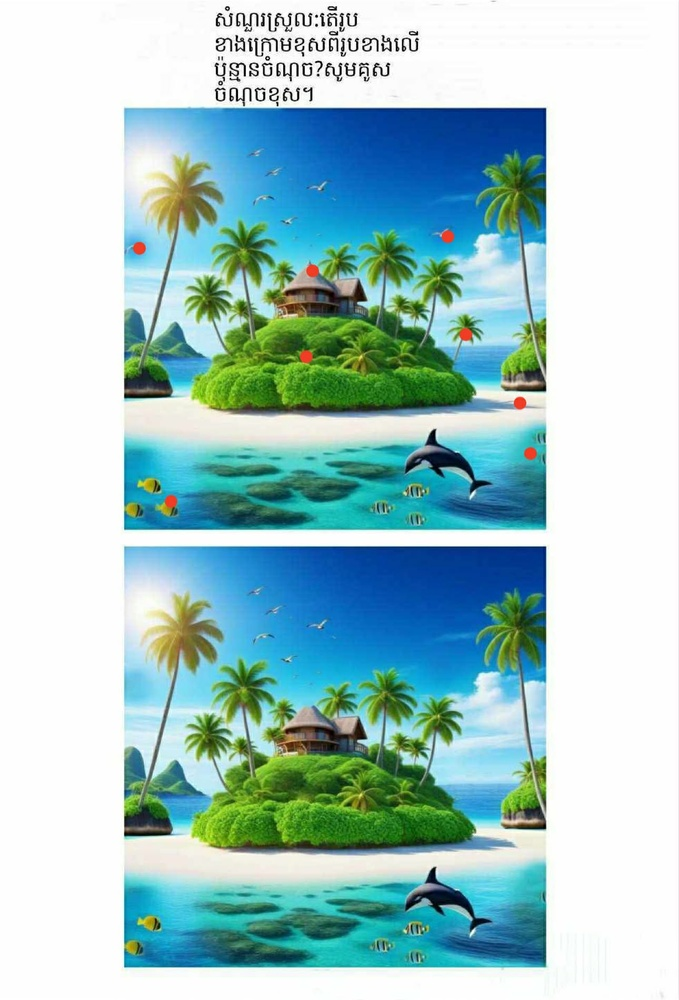
#> input picture spot_the_difference/correct_answers/answer_05.jpg, 679 x 1000 px, shrunk from 1290 x 1899 before the run, found by its file name
$ python inspect_ans5.py
#> lines starting #> are read from the running program, lines starting #| are printed output that depends on the picture; after the words box and inside, x2 and y2 are one past the last pixel; in counts of white or black regions, pixels touching at a corner belong together
import cv2
import numpy as np

img = cv2.imread("correct_answers/answer_05.jpg")
#> img is the input picture: shape (1000, 679, 3); mean B, G, R 201, 200.5, 164.9
if img is None:
    print("Could not read correct_answers/answer_05.jpg")
    exit()

# The answer image has red circles drawn on it.
# Let's find them by thresholding the red channel/HSV space.
hsv = cv2.cvtColor(img, cv2.COLOR_BGR2HSV)
#> hsv: shape (1000, 679, 3); mean H, S, V 47.6, 81.2, 213.1
mask1 = cv2.inRange(hsv, (0, 100, 100), (10, 255, 255))
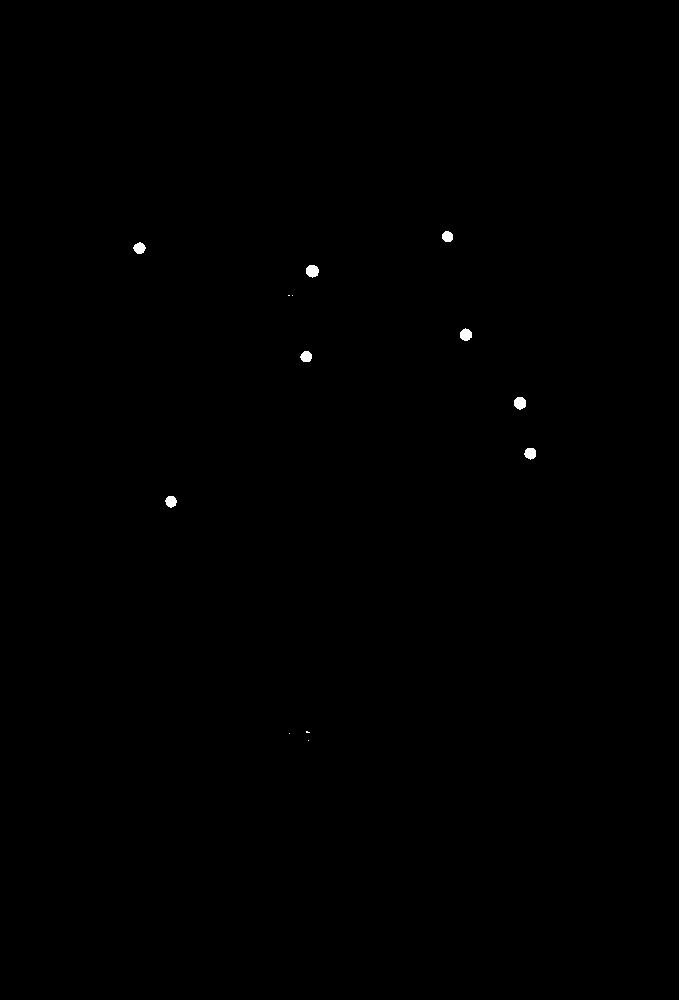
#> mask1: shape (1000, 679); 0.13% white; 13 white regions (5 under 20 px), largest, box (x1, y1, x2, y2) and area: (306, 265, 319, 278) 131, (514, 397, 526, 410) 124, (460, 328, 472, 341) 118
mask2 = cv2.inRange(hsv, (170, 100, 100), (180, 255, 255))
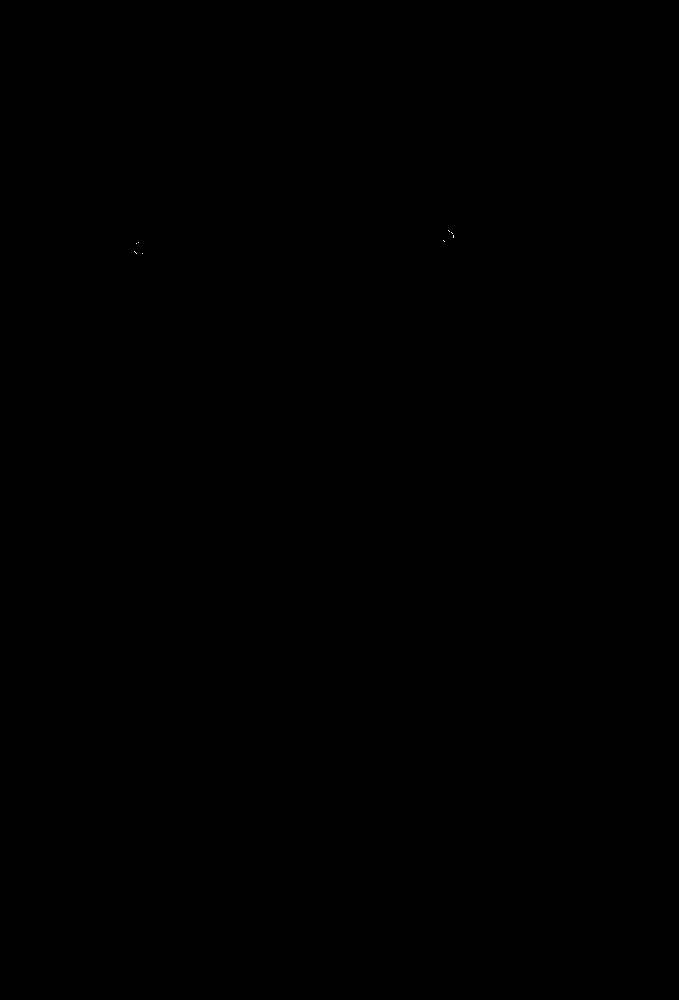
#> mask2: shape (1000, 679); 0% white in thin lines or dots, all inside (x1, y1, x2, y2) = (134, 230, 454, 254)
mask = mask1 | mask2
#> mask: shape (1000, 679); 0.14% white; 13 white regions (5 under 20 px)

# Apply closing to merge the red strokes
k = cv2.getStructuringElement(cv2.MORPH_ELLIPSE, (5, 5))
mask = cv2.morphologyEx(mask, cv2.MORPH_CLOSE, k)

cnts, _ = cv2.findContours(mask, cv2.RETR_EXTERNAL, cv2.CHAIN_APPROX_SIMPLE)
#> cnts = 13 contours, 5 with area under 20; largest, box (x1, y1, x2, y2) and area: (306, 265, 319, 278) 112, (514, 397, 526, 410) 106, (460, 328, 472, 341) 100, (133, 242, 146, 254) 98, (524, 448, 536, 460) 94, (442, 230, 454, 242) 92, (165, 496, 177, 508) 90, (300, 351, 312, 362) 88
circles = []
for c in cnts:
    area = cv2.contourArea(c)
    if area < 50:
        continue
    (cx, cy), r = cv2.minEnclosingCircle(c)
    circles.append((int(cx), int(cy), int(r)))
#> this loop made 13 passes
#> (area, cx, cy, r) on passes 4, 5, 6, 7, 8, 11, 12, 13: (89.5, 170.6, 501.2, 5.82), (94, 529.9, 453, 5.96), (106.5, 519.6, 402.7, 6.3), (88, 305.7, 356.3, 5.76), (100.5, 465.5, 334.2, 6.19), (112.5, 311.9, 270.9, 6.56), (98, 139, 247.8, 6.05), (91.5, 447.1, 235.9, 5.97)
#> after the loop, circles = [(170, 501, 5), (529, 453, 5), (519, 402, 6), (305, 356, 5), (465, 334, 6), (311, 270, 6), (139, 247, 6), (447, 235, 5)]

print(f"Found {len(circles)} red circles in answer_05.jpg:")
#| Found 8 red circles in answer_05.jpg:
for i, (cx, cy, r) in enumerate(circles):
    print(f"  Circle {i+1}: center=({cx}, {cy}), r={r}")
#> this loop made 8 passes
#|   Circle 1: center=(170, 501), r=5
#|   Circle 2: center=(529, 453), r=5
#|   Circle 3: center=(519, 402), r=6
#|   Circle 4: center=(305, 356), r=5
#|   Circle 5: center=(465, 334), r=6
#|   Circle 6: center=(311, 270), r=6
#|   Circle 7: center=(139, 247), r=6
#|   Circle 8: center=(447, 235), r=5

$ run again, with spot_the_difference/correct_answers/answer_02.jpg copied over spot_the_difference/correct_answers/answer_05.jpg
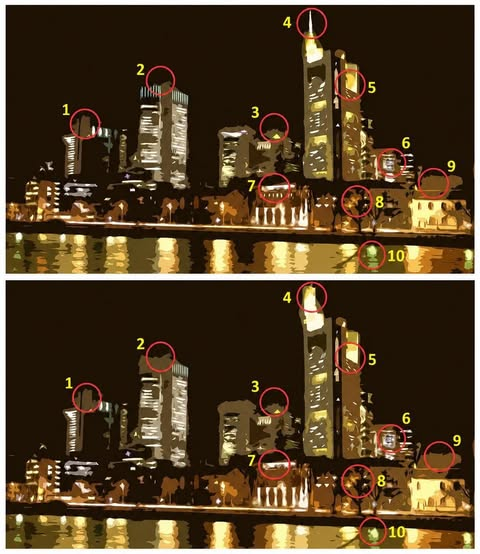
#> input picture spot_the_difference/correct_answers/answer_02.jpg, 480 x 554 px, found by its file name
#> img is the input picture: shape (554, 480, 3); mean B, G, R 38.1, 63, 82.2
#> hsv: shape (554, 480, 3); mean H, S, V 19.2, 185, 82.3
#> `mask1 = cv2.inRange(hsv, (0, 100, 100), (10, 255, 255))`:
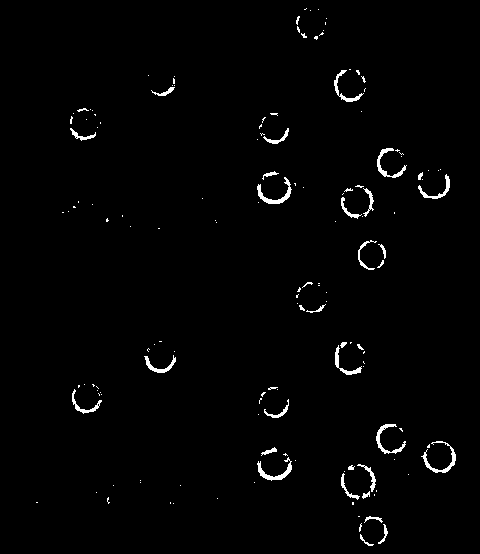
#> mask1: shape (554, 480); 1.5% white; 148 white regions (113 under 20 px), largest, box (x1, y1, x2, y2) and area: (257, 177, 292, 204) 244, (421, 441, 456, 473) 241, (257, 457, 292, 481) 230
#> mask2: shape (554, 480); 0.4% white in thin lines or dots, all inside (x1, y1, x2, y2) = (70, 8, 450, 525)
#> `mask = cv2.morphologyEx(mask, cv2.MORPH_CLOSE, k)`:
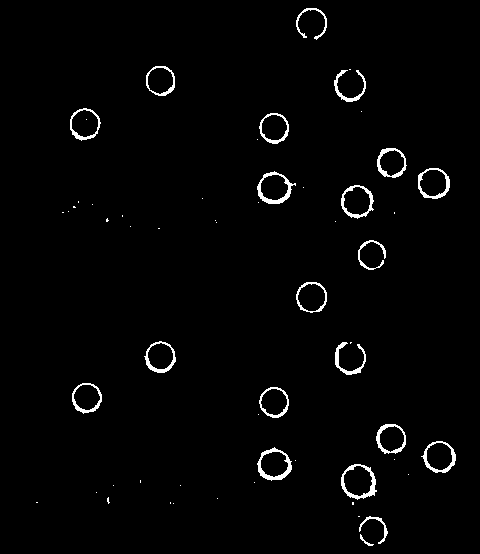
#> mask: shape (554, 480); 1.9% white; 58 white regions (37 under 20 px)
#> cnts = 57 contours, 36 with area under 20; largest, box (x1, y1, x2, y2) and area: (341, 464, 377, 500) 930, (257, 171, 296, 204) 820, (257, 447, 292, 481) 812, (341, 185, 374, 219) 798, (421, 441, 456, 473) 769
#> the loop `for c in cnts:` made 57 passes
#> (area, cx, cy, r) on passes 2, 16, 19, 20, 21, 23, 24, 26: (87.5, 373.4, 529.8, 14.77), (930.5, 359.5, 482.2, 19.33), (811.5, 274.1, 464.5, 17.53), (769, 438.1, 457.4, 17.19), (678, 390.3, 438.6, 15.7), (678.5, 274, 402, 15.52), (677, 86.19, 397.9, 15.46), (186, 350.4, 357.4, 17.51)
#> after the loop `for c in cnts:`: circles = 20 items, first 6: (373, 529, 14), (359, 482, 19), (274, 464, 17), (438, 457, 17), (390, 438, 15), (274, 402, 15)
#| Found 20 red circles in answer_05.jpg:
#> the loop `for i, (cx, cy, r) in enumerate(circles):` made 20 passes
#> (printed output is left out)

$ run again, with spot_the_difference/correct_answers/answer_03.jpg copied over spot_the_difference/correct_answers/answer_05.jpg
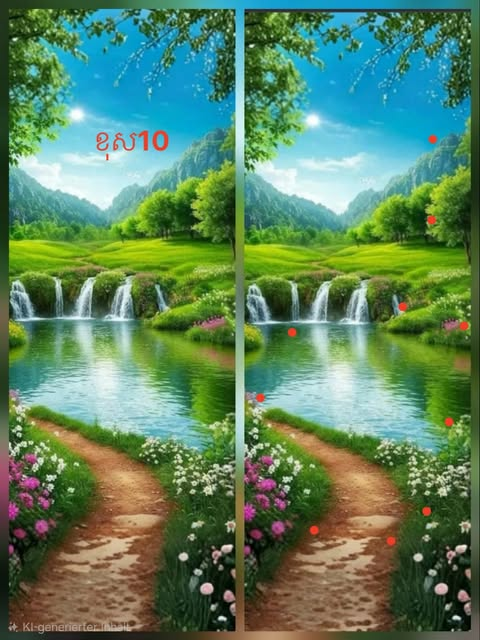
#> input picture spot_the_difference/correct_answers/answer_03.jpg, 480 x 640 px, found by its file name
#> img is the input picture: shape (640, 480, 3); mean B, G, R 96.5, 131.2, 93.3
#> hsv: shape (640, 480, 3); mean H, S, V 58.9, 142, 142.4
#> `mask1 = cv2.inRange(hsv, (0, 100, 100), (10, 255, 255))`:
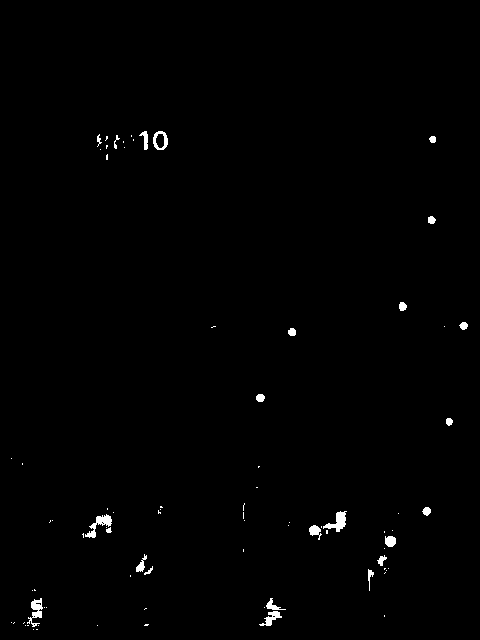
#> mask1: shape (640, 480); 0.71% white; 81 white regions (57 under 20 px), largest, box (x1, y1, x2, y2) and area: (85, 514, 112, 538) 229, (323, 511, 347, 532) 224, (27, 598, 43, 627) 204
#> mask2: shape (640, 480); 0.16% white; 71 white regions (66 under 20 px), largest, box (x1, y1, x2, y2) and area: (0, 458, 16, 480) 149, (0, 481, 9, 498) 33, (246, 472, 254, 478) 27, (2, 504, 6, 512) 23, (0, 480, 4, 486) 21
#> `mask = cv2.morphologyEx(mask, cv2.MORPH_CLOSE, k)`:
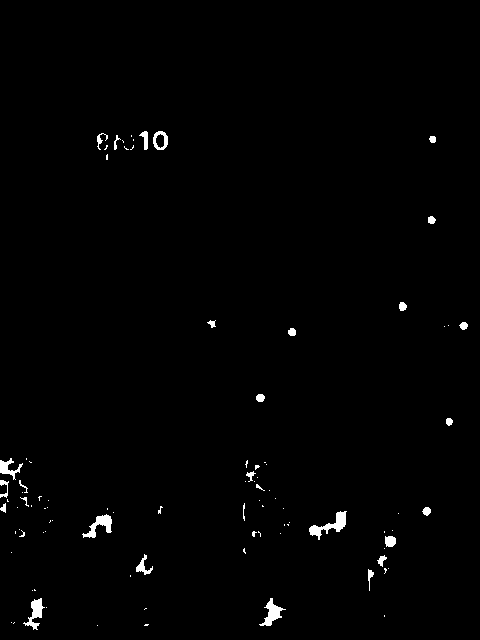
#> mask: shape (640, 480); 1% white; 94 white regions (65 under 20 px)
#> cnts = 94 contours, 69 with area under 20; largest, box (x1, y1, x2, y2) and area: (309, 511, 347, 540) 314, (82, 514, 112, 538) 245, (259, 598, 286, 626) 238, (23, 598, 45, 630) 223, (153, 131, 168, 150) 211
#> the loop `for c in cnts:` made 94 passes
#> (area, cx, cy, r) on passes 8, 9, 17, 21, 37, 40: (238.5, 270.2, 613.4, 15.46), (223, 35.7, 613.2, 16.06), (95.5, 143.7, 564.2, 10.24), (87, 389.3, 540.6, 6.3), (245, 96.5, 526.5, 17.1), (314, 328, 522.5, 21.36)
#> after the loop `for c in cnts:`: circles = [(270, 613, 15), (35, 613, 16), (143, 564, 10), (389, 540, 6), (96, 526, 17), (328, 522, 21), (10, 467, 12), (160, 140, 9), (145, 140, 9)]
#| Found 9 red circles in answer_05.jpg:
#> the loop `for i, (cx, cy, r) in enumerate(circles):` made 9 passes
#> (printed output is left out)
